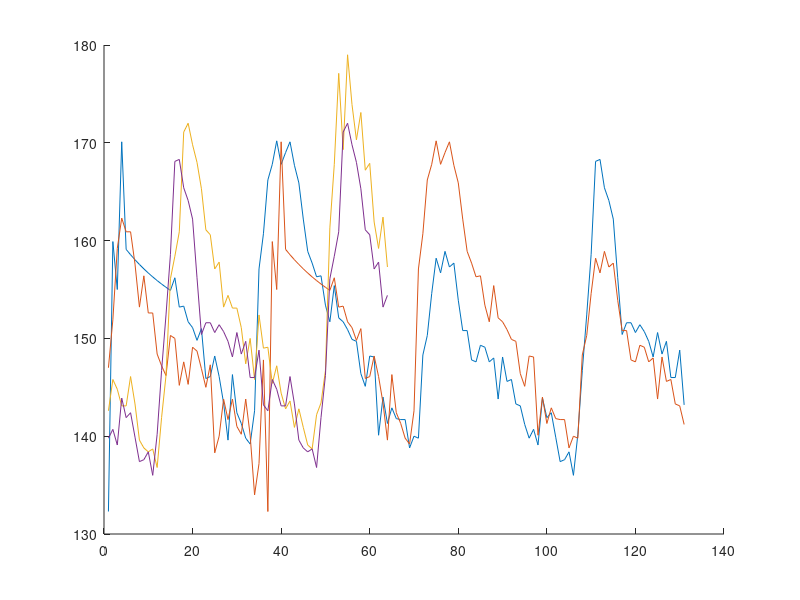

This figure's MATLAB source:
%
% Time series analysis
% Assignment 
%
%

clear; 
close all;
% addpath('functions', '/data')         % Add this line to update the path
addpath('../functions', '../data')      % Add this line to update the path (Hanna)
%% 3. Modeling and validation for El-Geneina
clear
close all
clc

load proj23.mat

%% 3. Transforming the data
% Transforming the NVDI (y) data as in B1

load proj23.mat

% Normalizing the data
y_org = ElGeneina.nvdi;
y_t = ElGeneina.nvdi_t;

max_data = 255;
min_data = 0;

y_all = 2*(y_org-min_data)/(max_data - min_data)-1;

% Split it 
ym = y_all(1:453,1);         % 70% for modelling
m_t = y_t(1:453,1);
ym_org = y_org(1:453,1);

yv = y_all(454:584,1);       % 20% for validation
v_t = y_t(454:584,1);
yv_org = y_org(454:584,1);

yt = y_all(585:end,1);       % 10% for test
t_t = y_t(585:end,1); 
yt_org = y_org(585:end,1); 

% Transformation of data 
y_log = log(y_all);
ym_log = log(ym);
yv_log = log(yv);
yt_log = log(yt);

% Useful for prediction
ym_yv = [ym; yv]; 
ym_yv_t = [m_t; v_t];
ym_yv_log = log(ym_yv);

modelLim = length(ym)+1; % Index for first data in validation set
testlim = length(ym_yv)+1; % Index for first data in test set

%% Test naive model on validation data
close all; 
clc;

ym_yv_org = 1/2*(ym_yv+1)*(max_data - min_data) + min_data;
yhat_org = length(ym_yv_org);

for t=37:length(ym_yv_org)
    yhat_org(t) = ym_yv_org(t-36);
end

hold on
plot(ym_yv_org(modelLim:end))
plot(yhat_org(modelLim:end))
hold off

error = ym_yv_org(modelLim:end)' - yhat_org(modelLim:end);
fprintf('  The variance of the residuals for the naive model on validation data is %5.2f.\n', var(error)')
fprintf('  The normalized variance of the residuals for the naive model on validation data is %5.2f.\n', var(error)/var(yv_org))

%% Test naive model on validation data
close all; 
clc;

yhat_org = length(y_org);

for t=37:length(y_org)
    yhat_org(t) = y_org(t-36);
end

hold on
plot(y_org(testlim:end))
plot(yhat_org(testlim:end))
hold off

error = y_org(testlim:end)' - yhat_org(testlim:end);
fprintf('  The variance of the residuals for the naive model on validation data is %5.2f.\n', var(error)')
fprintf('  The normalized variance of the residuals for the naive model on validation data is %5.2f.\n', var(error)/var(yt_org))

